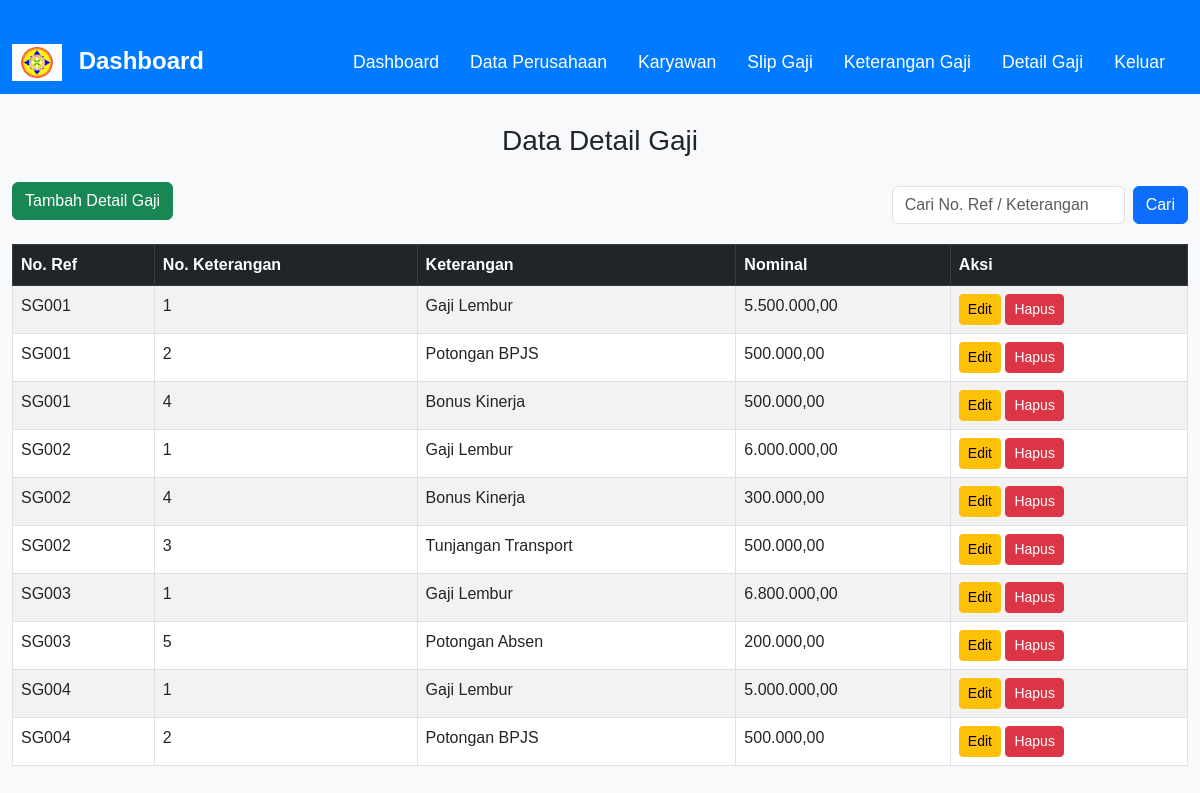
The app's page /detail_gaji/index.php (signed in) with its own data.
### tables this page shows
CREATE TABLE `detail_gaji` (
  `no` int(11) DEFAULT NULL,
  `no_ref` varchar(20) DEFAULT NULL,
  `nominal` decimal(15,2) DEFAULT NULL
);

CREATE TABLE `keterangan_gaji` (
  `no` int(11) NOT NULL,
  `keterangan` varchar(100) DEFAULT NULL,
  `debitkredit` varchar(20) DEFAULT NULL
);

### detail_gaji/index.php (the view, shortened to what this page needs)
<?php
include('../config/koneksi.php');
$search = "";
$sql = "SELECT dg.no_ref, dg.no, kg.keterangan, dg.nominal
        FROM detail_gaji dg
        JOIN keterangan_gaji kg ON dg.no = kg.no
        WHERE dg.no_ref LIKE '%$search%' OR kg.keterangan LIKE '%$search%'";
$result = mysqli_query($conn, $sql);
?>
<!DOCTYPE html>
<html lang="id">
<head>
    <link href="https://cdn.jsdelivr.net/npm/bootstrap@5.3.0/dist/css/bootstrap.min.css" rel="stylesheet">
</head>
<body>
<nav class="navbar navbar-expand-lg navbar-dark">
    <div class="container-fluid">
        <a class="navbar-brand" href="../dashboard.php">
            <img src="../assets/img/logo.png" alt="Logo" style="width: 50px; margin-right: 10px;"> Dashboard
        </a>
        <div class="collapse navbar-collapse justify-content-end">
            <ul class="navbar-nav">
                <li class="nav-item"><a class="nav-link" href="../dashboard.php">Dashboard</a></li>
                <li class="nav-item"><a class="nav-link" href="../perusahaan/index.php">Data Perusahaan</a></li>
                <li class="nav-item"><a class="nav-link" href="../karyawan/index.php">Karyawan</a></li>
                <li class="nav-item"><a class="nav-link" href="../slip_gaji/index.php">Slip Gaji</a></li>
                <li class="nav-item"><a class="nav-link" href="../keterangan_gaji/index.php">Keterangan Gaji</a></li>
                <li class="nav-item"><a class="nav-link active" href="#">Detail Gaji</a></li>
                <li class="nav-item"><a class="nav-link" href="../logout/index.php">Keluar</a></li>
            </ul>
        </div>
    </div>
</nav>
<div class="container-fluid">
    <h3 class="text-center mb-4">Data Detail Gaji</h3>
    <div class="d-flex justify-content-between align-items-center mb-3 flex-wrap">
        <a href="tambah.php" class="btn btn-success mb-2">Tambah Detail Gaji</a>
        <form method="POST" action="" class="d-flex" style="gap: 0.5rem;">
            <input type="text" class="form-control" name="search" placeholder="Cari No. Ref / Keterangan" value="<?= $search ?>">
            <button class="btn btn-primary" type="submit">Cari</button>
        </form>
    </div>
    <table class="table table-bordered table-striped table-hover">
        <thead class="table-dark">
            <tr>
                <th>No. Ref</th>
                <th>No. Keterangan</th>
                <th>Keterangan</th>
                <th>Nominal</th>
                <th>Aksi</th>
            </tr>
        </thead>
        <tbody>
            <?php if (mysqli_num_rows($result) > 0): ?>
                <?php while ($row = mysqli_fetch_assoc($result)): ?>
                    <tr>
                        <td><?= htmlspecialchars($row['no_ref']) ?></td>
                        <td><?= $row['no'] ?></td>
                        <td><?= htmlspecialchars($row['keterangan']) ?></td>
                        <td><?= number_format($row['nominal'], 2, ',', '.') ?></td>
                        <td>
                            <a href="edit.php?no_ref=<?= $row['no_ref'] ?>&no=<?= $row['no'] ?>" class="btn btn-warning btn-sm">Edit</a>
                            <a href="hapus.php?no_ref=<?= $row['no_ref'] ?>&no=<?= $row['no'] ?>" class="btn btn-danger btn-sm" onclick="return confirm('Yakin ingin menghapus data ini?')">Hapus</a>
                        </td>
                    </tr>
                <?php endwhile; ?>
            <?php else: ?>
                <tr><td colspan="5" class="text-center">Tidak ada data ditemukan.</td></tr>
            <?php endif; ?>
        </tbody>
    </table>
</div>
</body>
</html>

### detail_gaji/index.php (style rules this page uses)
body { background-color: #f8f9fa; font-family: 'Arial', sans-serif; }
.navbar { background-color: #007bff; }
.navbar-brand { font-size: 1.5rem; font-weight: bold; }
.navbar-nav .nav-link { color: white !important; font-size: 1.1rem; margin-right: 15px; }
.container-fluid { margin-top: 30px; max-width: 1200px; }

### records on screen
detail_gaji: no_ref "SG001", no "1", no.keterangan "Gaji Lembur", nominal "5.500.000,00"
detail_gaji: no_ref "SG001", no "2", no.keterangan "Potongan BPJS", nominal "500.000,00"
detail_gaji: no_ref "SG001", no "4", no.keterangan "Bonus Kinerja", nominal "500.000,00"
detail_gaji: no_ref "SG002", no "1", no.keterangan "Gaji Lembur", nominal "6.000.000,00"
detail_gaji: no_ref "SG002", no "4", no.keterangan "Bonus Kinerja", nominal "300.000,00"
detail_gaji: no_ref "SG002", no "3", no.keterangan "Tunjangan Transport", nominal "500.000,00"
detail_gaji: no_ref "SG003", no "1", no.keterangan "Gaji Lembur", nominal "6.800.000,00"
detail_gaji: no_ref "SG003", no "5", no.keterangan "Potongan Absen", nominal "200.000,00"
detail_gaji: no_ref "SG004", no "1", no.keterangan "Gaji Lembur", nominal "5.000.000,00"
detail_gaji: no_ref "SG004", no "2", no.keterangan "Potongan BPJS", nominal "500.000,00"
